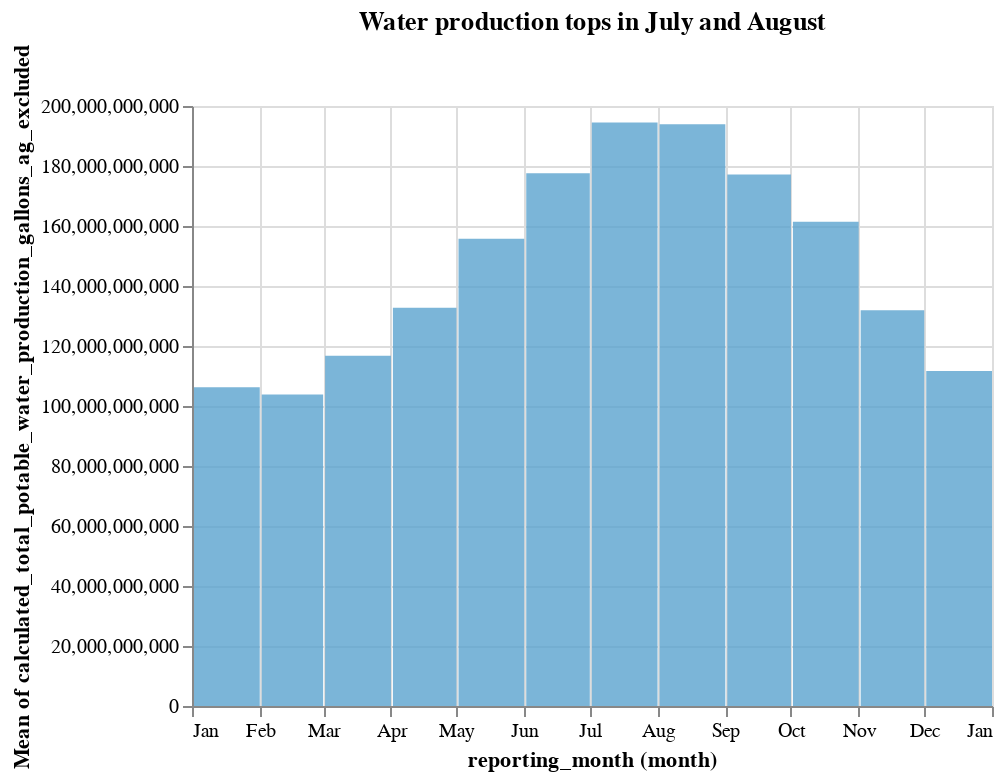

Source (notebook cell):
### Code cell
#What were the highest and lowest water production months? 
alt.Chart(statewide_production, title='Water production tops in July and August'
).mark_bar(color='#5ba3cf',opacity=0.8).encode(
    x=alt.X('month(reporting_month):T'),
    y='mean(calculated_total_potable_water_production_gallons_ag_excluded):Q',
    tooltip=['mean(calculated_total_potable_water_production_gallons_ag_excluded):Q']
    )

### Figure 1 — Vega-Lite specification as saved in the notebook (floating-point values rounded to 4 significant figures)
{"config": {"view": {"continuousWidth": 400, "continuousHeight": 300}}, "data": {"name": "data-d9c9752f6b8edfce82e24a648f792bc8"}, "mark": {"type": "bar", "color": "#5ba3cf", "opacity": 0.8}, "encoding": {"tooltip": [{"aggregate": "mean", "field": "calculated_total_potable_water_production_gallons_ag_excluded", "type": "quantitative"}], "x": {"field": "reporting_month", "timeUnit": "month", "type": "temporal"}, "y": {"aggregate": "mean", "field": "calculated_total_potable_water_production_gallons_ag_excluded", "type": "quantitative"}}, "title": "Water production tops in July and August", "$schema": "https://vega.github.io/schema/vega-lite/v4.17.0.json", "datasets": {"data-d9c9752f6b8edfce82e24a648f792bc8": [{"reporting_month": "2014-06-15T00:00:00", "calculated_total_potable_water_production_gallons_ag_excluded": 205363142320}, {"reporting_month": "2014-07-15T00:00:00", "calculated_total_potable_water_production_gallons_ag_excluded": 220855733572}, {"reporting_month": "2014-08-15T00:00:00", "calculated_total_potable_water_production_gallons_ag_excluded": 206893498224}, {"reporting_month": "2014-09-15T00:00:00", "calculated_total_potable_water_production_gallons_ag_excluded": 191502185258}, {"reporting_month": "2014-10-15T00:00:00", "calculated_total_potable_water_production_gallons_ag_excluded": 176793842352}, {"reporting_month": "2014-11-15T00:00:00", "calculated_total_potable_water_production_gallons_ag_excluded": 138424788997}, {"reporting_month": "2014-12-15T00:00:00", "calculated_total_potable_water_production_gallons_ag_excluded": 106743230943}, {"reporting_month": "2015-01-15T00:00:00", "calculated_total_potable_water_production_gallons_ag_excluded": 115615370933}, {"reporting_month": "2015-02-15T00:00:00", "calculated_total_potable_water_production_gallons_ag_excluded": 111558374518}, {"reporting_month": "2015-03-15T00:00:00", "calculated_total_potable_water_production_gallons_ag_excluded": 138959287720}, {"reporting_month": "2015-04-15T00:00:00", "calculated_total_potable_water_production_gallons_ag_excluded": 147069541209}, {"reporting_month": "2015-05-15T00:00:00", "calculated_total_potable_water_production_gallons_ag_excluded": 145886657560}, {"reporting_month": "2015-06-15T00:00:00", "calculated_total_potable_water_production_gallons_ag_excluded": 159414608186}, {"reporting_month": "2015-07-15T00:00:00", "calculated_total_potable_water_production_gallons_ag_excluded": 164208584485}, {"reporting_month": "2015-08-15T00:00:00", "calculated_total_potable_water_production_gallons_ag_excluded": 171567492085}, {"reporting_month": "2015-09-15T00:00:00", "calculated_total_potable_water_production_gallons_ag_excluded": 157112721010}, {"reporting_month": "2015-10-15T00:00:00", "calculated_total_potable_water_production_gallons_ag_excluded": 146464571352}, {"reporting_month": "2015-11-15T00:00:00", "calculated_total_potable_water_production_gallons_ag_excluded": 121736141894}, {"reporting_month": "2015-12-15T00:00:00", "calculated_total_potable_water_production_gallons_ag_excluded": 110342393345}, {"reporting_month": "2016-01-15T00:00:00", "calculated_total_potable_water_production_gallons_ag_excluded": 99393819777}, {"reporting_month": "2016-02-15T00:00:00", "calculated_total_potable_water_production_gallons_ag_excluded": 104030857715}, {"reporting_month": "2016-03-15T00:00:00", "calculated_total_potable_water_production_gallons_ag_excluded": 110170808846}, {"reporting_month": "2016-04-15T00:00:00", "calculated_total_potable_water_production_gallons_ag_excluded": 125660208881}, {"reporting_month": "2016-05-15T00:00:00", "calculated_total_potable_water_production_gallons_ag_excluded": 147840804458}, {"reporting_month": "2016-06-15T00:00:00", "calculated_total_potable_water_production_gallons_ag_excluded": 172321174152}, {"reporting_month": "2016-07-15T00:00:00", "calculated_total_potable_water_production_gallons_ag_excluded": 190987145217}, {"reporting_month": "2016-08-15T00:00:00", "calculated_total_potable_water_production_gallons_ag_excluded": 192985951031}, {"reporting_month": "2016-09-15T00:00:00", "calculated_total_potable_water_production_gallons_ag_excluded": 174168995040}, {"reporting_month": "2016-10-15T00:00:00", "calculated_total_potable_water_production_gallons_ag_excluded": 152120322796}, {"reporting_month": "2016-11-15T00:00:00", "calculated_total_potable_water_production_gallons_ag_excluded": 123647971902}, {"reporting_month": "2016-12-15T00:00:00", "calculated_total_potable_water_production_gallons_ag_excluded": 107395508418}, {"reporting_month": "2017-01-15T00:00:00", "calculated_total_potable_water_production_gallons_ag_excluded": 95067219095}, {"reporting_month": "2017-02-15T00:00:00", "calculated_total_potable_water_production_gallons_ag_excluded": 85604672175}, {"reporting_month": "2017-03-15T00:00:00", "calculated_total_potable_water_production_gallons_ag_excluded": 113444437720}, {"reporting_month": "2017-04-15T00:00:00", "calculated_total_potable_water_production_gallons_ag_excluded": 133032189135}, {"reporting_month": "2017-05-15T00:00:00", "calculated_total_potable_water_production_gallons_ag_excluded": 164588334431}, {"reporting_month": "2017-06-15T00:00:00", "calculated_total_potable_water_production_gallons_ag_excluded": 181945674495}, {"reporting_month": "2017-07-15T00:00:00", "calculated_total_potable_water_production_gallons_ag_excluded": 202975313554}, {"reporting_month": "2017-08-15T00:00:00", "calculated_total_potable_water_production_gallons_ag_excluded": 199845457679}, {"reporting_month": "2017-09-15T00:00:00", "calculated_total_potable_water_production_gallons_ag_excluded": 181425330427}, {"reporting_month": "2017-10-15T00:00:00", "calculated_total_potable_water_production_gallons_ag_excluded": 171865162185}, {"reporting_month": "2017-11-15T00:00:00", "calculated_total_potable_water_production_gallons_ag_excluded": 133789961077}, {"reporting_month": "2017-12-15T00:00:00", "calculated_total_potable_water_production_gallons_ag_excluded": 127099670721}, {"reporting_month": "2018-01-15T00:00:00", "calculated_total_potable_water_production_gallons_ag_excluded": 113446940939}, {"reporting_month": "2018-02-15T00:00:00", "calculated_total_potable_water_production_gallons_ag_excluded": 112043041431}, {"reporting_month": "2018-03-15T00:00:00", "calculated_total_potable_water_production_gallons_ag_excluded": 106195993521}, {"reporting_month": "2018-04-15T00:00:00", "calculated_total_potable_water_production_gallons_ag_excluded": 131739831604}, {"reporting_month": "2018-05-15T00:00:00", "calculated_total_potable_water_production_gallons_ag_excluded": 159077836751}, {"reporting_month": "2018-06-15T00:00:00", "calculated_total_potable_water_production_gallons_ag_excluded": 177641844842}, {"reporting_month": "2018-07-15T00:00:00", "calculated_total_potable_water_production_gallons_ag_excluded": 200198540003}, {"reporting_month": "2018-08-15T00:00:00", "calculated_total_potable_water_production_gallons_ag_excluded": 196028237557}, {"reporting_month": "2018-09-15T00:00:00", "calculated_total_potable_water_production_gallons_ag_excluded": 174680507049}, {"reporting_month": "2018-10-15T00:00:00", "calculated_total_potable_water_production_gallons_ag_excluded": 157078766756}, {"reporting_month": "2018-11-15T00:00:00", "calculated_total_potable_water_production_gallons_ag_excluded": 135157372996}, {"reporting_month": "2018-12-15T00:00:00", "calculated_total_potable_water_production_gallons_ag_excluded": 104880140465}, {"reporting_month": "2019-01-15T00:00:00", "calculated_total_potable_water_production_gallons_ag_excluded": 98728524180}, {"reporting_month": "2019-02-15T00:00:00", "calculated_total_potable_water_production_gallons_ag_excluded": 84535143908}, {"reporting_month": "2019-03-15T00:00:00", "calculated_total_potable_water_production_gallons_ag_excluded": 98878885764}, {"reporting_month": "2019-04-15T00:00:00", "calculated_total_potable_water_production_gallons_ag_excluded": 129809885343}, {"reporting_month": "2019-05-15T00:00:00", "calculated_total_potable_water_production_gallons_ag_excluded": 137627325909}, {"reporting_month": "2019-06-15T00:00:00", "calculated_total_potable_water_production_gallons_ag_excluded": 159109022168}, {"reporting_month": "2019-07-15T00:00:00", "calculated_total_potable_water_production_gallons_ag_excluded": 181042581072}, {"reporting_month": "2019-08-15T00:00:00", "calculated_total_potable_water_production_gallons_ag_excluded": 187275096542}, {"reporting_month": "2019-09-15T00:00:00", "calculated_total_potable_water_production_gallons_ag_excluded": 169756765163}, {"reporting_month": "2019-10-15T00:00:00", "calculated_total_potable_water_production_gallons_ag_excluded": 158190068671}, {"reporting_month": "2019-11-15T00:00:00", "calculated_total_potable_water_production_gallons_ag_excluded": 131279378358}, {"reporting_month": "2019-12-15T00:00:00", "calculated_total_potable_water_production_gallons_ag_excluded": 97213518262}, {"reporting_month": "2020-01-15T00:00:00", "calculated_total_potable_water_production_gallons_ag_excluded": 102712318939}, {"reporting_month": "2020-02-15T00:00:00", "calculated_total_potable_water_production_gallons_ag_excluded": 111488902651}, {"reporting_month": "2020-03-15T00:00:00", "calculated_total_potable_water_production_gallons_ag_excluded": 109583954975}, {"reporting_month": "2020-04-15T00:00:00", "calculated_total_potable_water_production_gallons_ag_excluded": 114349574510}, {"reporting_month": "2020-05-15T00:00:00", "calculated_total_potable_water_production_gallons_ag_excluded": 160988955842}, {"reporting_month": "2020-06-15T00:00:00", "calculated_total_potable_water_production_gallons_ag_excluded": 177079623971}, {"reporting_month": "2020-07-15T00:00:00", "calculated_total_potable_water_production_gallons_ag_excluded": 195068802581}, {"reporting_month": "2020-08-15T00:00:00", "calculated_total_potable_water_production_gallons_ag_excluded": 198693038881}, {"reporting_month": "2020-09-15T00:00:00", "calculated_total_potable_water_production_gallons_ag_excluded": 187755850305}, {"reporting_month": "2020-10-15T00:00:00", "calculated_total_potable_water_production_gallons_ag_excluded": 176004966750}, {"reporting_month": "2020-11-15T00:00:00", "calculated_total_potable_water_production_gallons_ag_excluded": 140999417004}, {"reporting_month": "2020-12-15T00:00:00", "calculated_total_potable_water_production_gallons_ag_excluded": 130158137884}, {"reporting_month": "2021-01-15T00:00:00", "calculated_total_potable_water_production_gallons_ag_excluded": 115492700321}, {"reporting_month": "2021-02-15T00:00:00", "calculated_total_potable_water_production_gallons_ag_excluded": 105947387205}, {"reporting_month": "2021-03-15T00:00:00", "calculated_total_potable_water_production_gallons_ag_excluded": 123185853555}, {"reporting_month": "2021-04-15T00:00:00", "calculated_total_potable_water_production_gallons_ag_excluded": 148498421914}, {"reporting_month": "2021-05-15T00:00:00", "calculated_total_potable_water_production_gallons_ag_excluded": 174316584872}, {"reporting_month": "2021-06-15T00:00:00", "calculated_total_potable_water_production_gallons_ag_excluded": 187830605001}, {"reporting_month": "2021-07-15T00:00:00", "calculated_total_potable_water_production_gallons_ag_excluded": 200548116108}, {"reporting_month": "2021-08-15T00:00:00", "calculated_total_potable_water_production_gallons_ag_excluded": 197880384585}, {"reporting_month": "2021-09-15T00:00:00", "calculated_total_potable_water_production_gallons_ag_excluded": 180934524222}, {"reporting_month": "2021-10-15T00:00:00", "calculated_total_potable_water_production_gallons_ag_excluded": 152981542613}, {"reporting_month": "2021-11-15T00:00:00", "calculated_total_potable_water_production_gallons_ag_excluded": 130106251199}, {"reporting_month": "2021-12-15T00:00:00", "calculated_total_potable_water_production_gallons_ag_excluded": 109776459151}, {"reporting_month": "2022-01-15T00:00:00", "calculated_total_potable_water_production_gallons_ag_excluded": 109761393835}, {"reporting_month": "2022-02-15T00:00:00", "calculated_total_potable_water_production_gallons_ag_excluded": 115216804554}, {"reporting_month": "2022-03-15T00:00:00", "calculated_total_potable_water_production_gallons_ag_excluded": 133709937778}, {"reporting_month": "2022-04-15T00:00:00", "calculated_total_potable_water_production_gallons_ag_excluded": 132042309072}]}}
